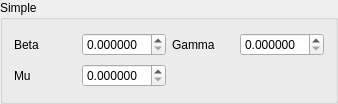
<?xml version="1.0" encoding="UTF-8"?>
<ui version="4.0">
 <class>sirs_simple_group_box</class>
 <widget class="QGroupBox" name="sirs_simple_group_box">
  <property name="geometry">
   <rect>
    <x>0</x>
    <y>0</y>
    <width>338</width>
    <height>104</height>
   </rect>
  </property>
  <property name="windowTitle">
   <string>SIRS - Simple</string>
  </property>
  <property name="title">
   <string>Simple</string>
  </property>
  <layout class="QGridLayout" name="gridLayout">
   <item row="0" column="0">
    <widget class="QLabel" name="beta_label">
     <property name="text">
      <string>Beta</string>
     </property>
    </widget>
   </item>
   <item row="0" column="1">
    <widget class="QDoubleSpinBox" name="beta_spin_box">
     <property name="decimals">
      <number>6</number>
     </property>
     <property name="minimum">
      <double>0.000000000000000</double>
     </property>
     <property name="singleStep">
      <double>0.000001000000000</double>
     </property>
    </widget>
   </item>
   <item row="0" column="2">
    <widget class="QLabel" name="gamma_label">
     <property name="text">
      <string>Gamma</string>
     </property>
    </widget>
   </item>
   <item row="0" column="3">
    <widget class="QDoubleSpinBox" name="gamma_spin_box">
     <property name="decimals">
      <number>6</number>
     </property>
     <property name="singleStep">
      <double>0.000001000000000</double>
     </property>
    </widget>
   </item>
   <item row="1" column="0">
    <widget class="QLabel" name="mu_label">
     <property name="text">
      <string>Mu</string>
     </property>
    </widget>
   </item>
   <item row="1" column="1">
    <widget class="QDoubleSpinBox" name="mu_spin_box">
     <property name="decimals">
      <number>6</number>
     </property>
     <property name="singleStep">
      <double>0.000001000000000</double>
     </property>
    </widget>
   </item>
  </layout>
 </widget>
 <resources/>
 <connections/>
</ui>
